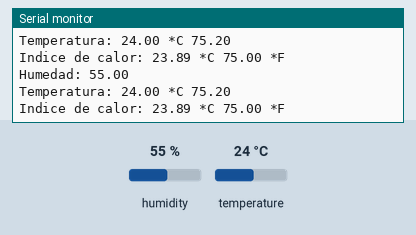
A sketch run on a simulated Arduino Uno, built with avr-gcc and run on an emulated ATmega328P. On the bench: the last lines printed to the serial monitor. The inputs (shaded band) are chosen by the test bench; at power-on: humidity 55 %, temperature 24 °C.

Above: at 4.8 s.
4.9 s: humidity set to 22 %
At 7.4 s:
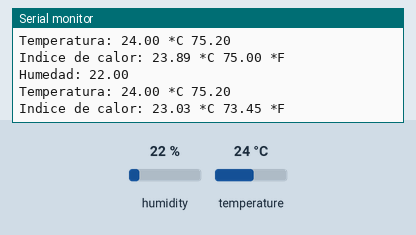
7.9 s: temperature set to 12 °C
At 9.2 s:
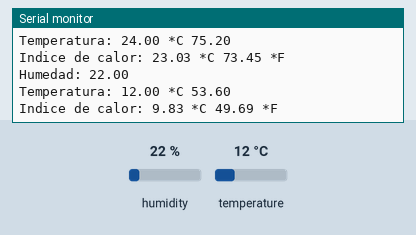
10.9 s: humidity set to 40 %
At 12.8 s:
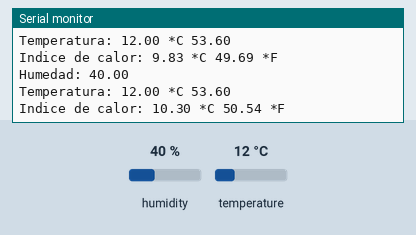
Timing chart, 0 to 14.3 s (numbered marks = the images above; inputs shaded):
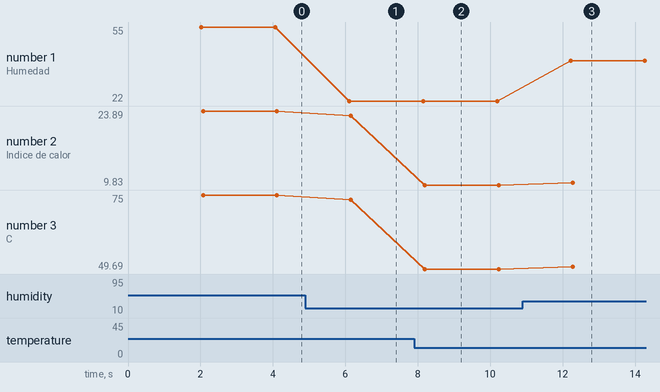

Measured:
- after the input at 4.9 s, the serial monitor: prints a new line after 1.2 s (image 1)
- after the input at 7.9 s, the serial monitor: prints a new line after 0.26 s (image 2)
- after the input at 10.9 s, the serial monitor: prints a new line after 1.3 s (image 3)
- plotted number 1: 55 → 22 after the input at 4.9 s, 22 → 40 after the input at 10.9 s
- plotted number 2: 23.89 → 23.03 after the input at 4.9 s, 23.03 → 9.83 after the input at 7.9 s, 9.83 → 10.3 after the input at 10.9 s
- plotted number 3: 75 → 73.45 after the input at 4.9 s, 73.45 → 49.69 after the input at 7.9 s, 49.69 → 50.54 after the input at 10.9 s

The sketch:

sketch_may21a.ino
```cpp
#include "DHT.h"
const unsigned int PIN_DHT = 2;
const unsigned int BAUD_RATE = 9600;
// Inicialice el sensor DHT.
DHT dht(PIN_DHT, DHT11);
void setup() {
 Serial.begin(BAUD_RATE);
 Serial.println("Prueba del Sensor de humedad y temperatura DHT11!");

 dht.begin();
}
void loop() {
 // Espere unos segundos entre lecturas. La lectura de la
 // temperatura y humedadtoma unos 250 ms. Depende del sensor
 delay(2000);

 // Lee la humedad
 float h = dht.readHumidity();

 // Lee la temperatura en grados Celsius (por omision)
 float tc = dht.readTemperature();

 // Lee la temperatura en grados Fahrenheit
 //(isFahrenheit = true)
 float tf = dht.readTemperature(true);

 // Verifica si alguna lectura fallo y aborta
 // (para intentar de nuevo).
 if (isnan(h) || isnan(tc) || isnan(tf)) {
 Serial.println("Fallo la lectura del sensor DHT!");
 return;
 }

 // Calcula el indice de calor en grados Fahrenheit
 // (por omision)
 float hif = dht.computeHeatIndex(tf, h);
 // Calcula el indice de calor en grados Celsius
 // (isFahreheit = false)
 float hic = dht.computeHeatIndex(tc, h, false);

 Serial.print("Humedad: ");
 Serial.println(h);
 Serial.print("Temperatura: ");
 Serial.print(tc);
 Serial.print(" *C ");
 Serial.println(tf);
 Serial.print("Indice de calor: ");
 Serial.print(hic);
 Serial.print(" *C ");
 Serial.print(hif);
 Serial.println(" *F\n");
}
```
